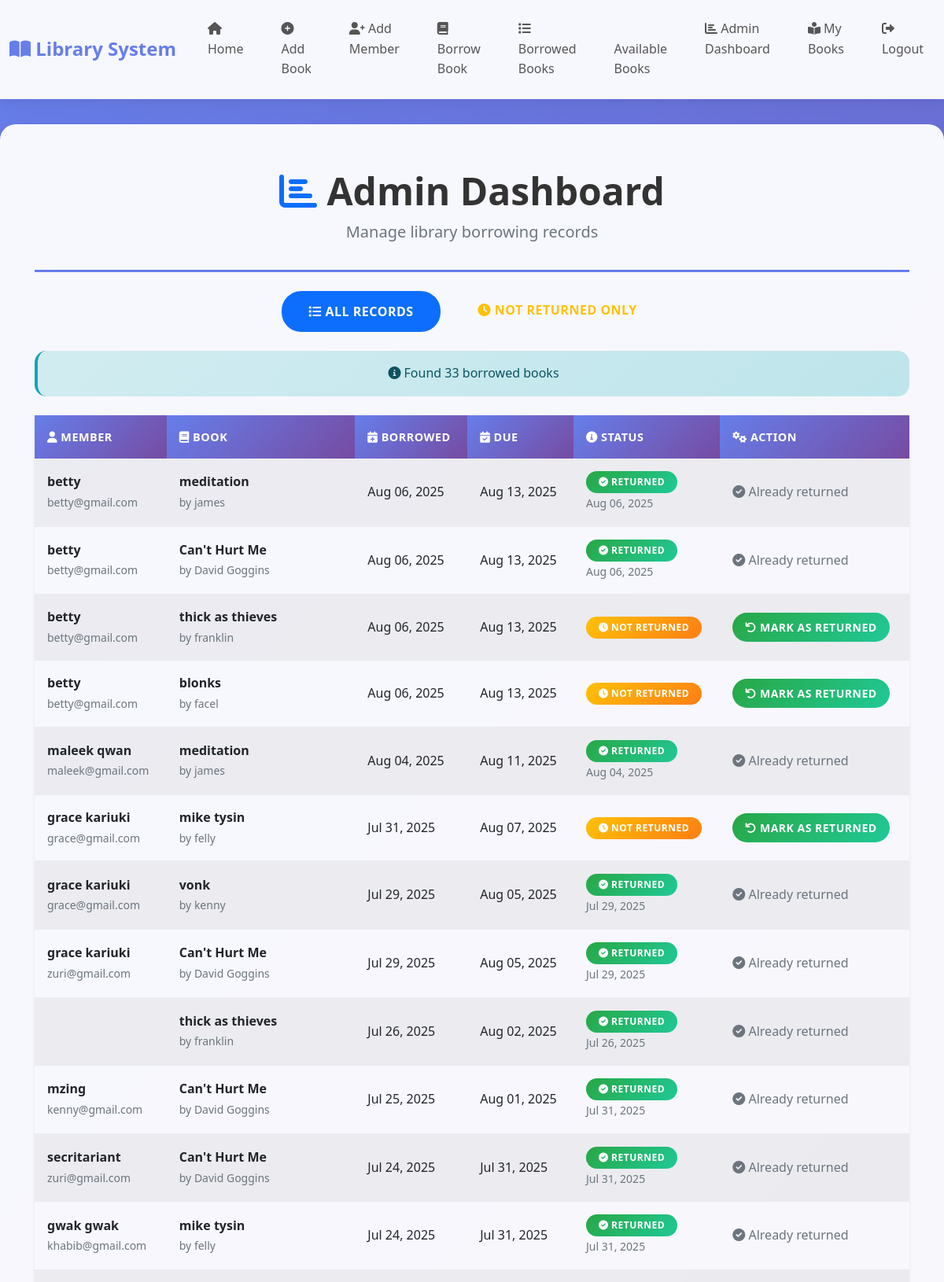
/admin-dashboard/ (signed in, upper part), run on the app's committed database.
### library_app/models.py (models this page shows, shortened)
class BorrowedBook(models.Model):
    member=models.ForeignKey(Member,on_delete=models.CASCADE)
    user=models.ForeignKey(User,on_delete=models.CASCADE,null=True, blank=True)
    book=models.ForeignKey(Book,on_delete=models.CASCADE)
    borrowdate=models.DateField(auto_now_add=True)
    returndate=models.DateField(null=True, blank=True)
    is_returned=models.BooleanField(default=False)
    due_date = models.DateTimeField(default=default_due_date, null=False)

class Member(models.Model):
    user = models.OneToOneField(User, on_delete=models.CASCADE, null=True, blank=True)
    fullname=models.CharField(max_length=255)
    email=models.EmailField()
    phonenumber=models.CharField(max_length=13,validators=[RegexValidator(r'^\+?\d{10,13}$',message='Enter a valid phone number(10-13digits)')],)
    registration_date=models.DateField(auto_now_add=True)

class Book(models.Model):
    title=models.CharField(max_length=255)
    author=models.CharField(max_length=255)
    total_copies=models.PositiveIntegerField(validators=[minvalidator(0)], default=0)
    available_copies=models.PositiveIntegerField(validators=[minvalidator(0)], default=0)
    date_added=models.DateField(auto_now_add=True)

### library_app/views.py (the view)
# urls.py: path('admin-dashboard/', views.admin_dashboard, name='admin_dashboard'),
@staff_member_required
def admin_dashboard(request):
    filter_type = request.GET.get('filter')
    if filter_type == 'not_returned':
        borrowed_books = BorrowedBook.objects.select_related('member', 'book').filter(is_returned=False).order_by('-borrowdate')
    else:
        borrowed_books = BorrowedBook.objects.select_related('member', 'book').order_by('-borrowdate')
    print(f"Admin dashboard - Total books: {borrowed_books.count()}")
    print(f"Admin dashboard - Not returned: {BorrowedBook.objects.filter(is_returned=False).count()}")
    for book in borrowed_books:
        print(f"Admin - Book: {book.book.title}, Member: {book.member.fullname}, Is returned: {book.is_returned}")
    if not borrowed_books:
        messages.info(request, "No borrowed books found.")
    return render(request, 'admin_dashboard.html', {'borrowed_books': borrowed_books, 'now': timezone.now(), 'filter_type': filter_type})

### library_app/templates/admin_dashboard.html (shortened to what this page needs)
{% extends 'base.html' %}
{% block content %}
<div class="container py-4">
    <div class="page-header mb-4 text-center">
        <h1 class="display-5"><i class="fas fa-chart-bar text-primary"></i> Admin Dashboard</h1>
        <p class="lead text-muted">Manage library borrowing records</p>
    </div>
    <div class="d-flex justify-content-center gap-3 mb-4">
        <a href="{% url 'admin_dashboard' %}" class="btn btn-outline-primary {% if not filter_type %}active{% endif %}">
            <i class="fas fa-list"></i> All Records
        </a>
        <a href="{% url 'admin_dashboard' %}?filter=not_returned" class="btn btn-outline-warning {% if filter_type == 'not_returned' %}active{% endif %}">
            <i class="fas fa-clock"></i> Not Returned Only
        </a>
    </div>
    {% if borrowed_books %}
        <div class="alert alert-info text-center">
            <i class="fas fa-info-circle"></i> Found {{ borrowed_books|length }} borrowed books
        </div>
        <div class="table-responsive shadow-sm">
            <table class="table table-striped align-middle">
                <thead class="table-dark">
                    <tr>
                        <th><i class="fas fa-user"></i> Member</th>
                        <th><i class="fas fa-book"></i> Book</th>
                        <th><i class="fas fa-calendar-plus"></i> Borrowed</th>
                        <th><i class="fas fa-calendar-check"></i> Due</th>
                        <th><i class="fas fa-info-circle"></i> Status</th>
                        <th><i class="fas fa-cogs"></i> Action</th>
                    </tr>
                </thead>
                <tbody>
                    {% for record in borrowed_books %}
                        <tr>
                            <td>
                                <strong>{{ record.member.fullname }}</strong><br>
                                <small class="text-muted">{{ record.member.email }}</small>
                            </td>
                            <td>
                                <strong>{{ record.book.title }}</strong><br>
                                <small class="text-muted">by {{ record.book.author }}</small>
                            </td>
                            <td>{{ record.borrowdate|date:"M d, Y" }}</td>
                            <td>{{ record.due_date|date:"M d, Y" }}</td>
                            <td>
                                {% if record.is_returned %}
                                    <span class="badge bg-success">
                                        <i class="fas fa-check-circle"></i> Returned
                                    </span><br>
                                    <small class="text-muted">{{ record.returndate|date:"M d, Y" }}</small>
                                {% else %}
                                    <span class="badge bg-warning">
                                        <i class="fas fa-clock"></i> Not Returned
                                    </span>
                                {% endif %}
                            </td>
                            <td>
                                {% if not record.is_returned %}
                                    <form method="post" action="{% url 'mark_as_returned' record.id %}" class="d-inline">
                                        <button type="submit" class="btn btn-sm btn-success" onclick="return confirm('Mark as returned?')">
                                            <i class="fas fa-undo"></i> Mark as Returned
                                        </button>
                                    </form>
                                {% else %}
                                    <span class="text-muted">
                                        <i class="fas fa-check-circle"></i> Already returned
                                    </span>
                                {% endif %}
                            </td>
                        </tr>
                    {% endfor %}
                </tbody>
            </table>
        </div>
    {% else %}
        <div class="alert alert-info text-center">
            <i class="fas fa-info-circle"></i> No borrowed books found.
        </div>
    {% endif %}
</div>
{% endblock %}

### library_app/static/css/style.css (style rules this page uses)
* { margin: 0; padding: 0; box-sizing: border-box; }
body { font-family: 'Segoe UI', Tahoma, Geneva, Verdana, sans-serif; background: linear-gradient(135deg, #667eea 0%, #764ba2 100%); min-height: 100vh; color: #333; line-height: 1.6; }
.page-header { text-align: center; margin-bottom: 2rem; padding-bottom: 1rem; border-bottom: 3px solid #667eea; }
.page-header h1, .page-header h2 { color: #333; font-weight: 700; margin-bottom: 0.5rem; }
.btn { border-radius: 25px; padding: 0.75rem 2rem; font-weight: 600; text-transform: uppercase; letter-spacing: 0.5px; transition: all 0.3s ease; border: none; cursor: pointer; text-decoration: none; display: inline-block; text-align: center; }
.btn-outline-primary { background: transparent; border: 2px solid #667eea; color: #667eea; }
.btn-success { background: linear-gradient(135deg, #28a745, #20c997); color: white; }
.btn-sm { padding: 0.5rem 1rem; font-size: 0.875rem; }
.table { margin-bottom: 0; border-collapse: separate; border-spacing: 0; }
.table thead th { background: linear-gradient(135deg, #667eea, #764ba2); color: white; border: none; padding: 1rem; font-weight: 600; text-transform: uppercase; letter-spacing: 0.5px; font-size: 0.9rem; }
.table tbody tr { transition: all 0.3s ease; }
.table tbody td { padding: 1rem; border-bottom: 1px solid #e9ecef; vertical-align: middle; }
.badge { padding: 0.5rem 1rem; border-radius: 20px; font-weight: 600; text-transform: uppercase; letter-spacing: 0.5px; font-size: 0.75rem; }
.badge.bg-success { background: linear-gradient(135deg, #28a745, #20c997) !important; }
.badge.bg-warning { background: linear-gradient(135deg, #ffc107, #fd7e14) !important; color: white !important; }
.alert { border: none; border-radius: 15px; padding: 1rem 1.5rem; margin-bottom: 1.5rem; font-weight: 500; }
.alert-info { background: linear-gradient(135deg, #d1ecf1, #bee5eb); color: #0c5460; border-left: 4px solid #17a2b8; }

### library_app/templates/base.html (style rules this page uses)
body { background-color: #f4f4f4; }

### data on the page
BorrowedBook: member.fullname "betty", member.email "betty@gmail.com", book "meditation", book.author "james", borrowdate "Aug 06, 2025", due_date "Aug 13, 2025", returndate "Aug 06, 2025", is_returned True (drawn)
BorrowedBook: member.fullname "betty", member.email "betty@gmail.com", book "Can't Hurt Me", book.author "David Goggins", borrowdate "Aug 06, 2025", due_date "Aug 13, 2025", returndate "Aug 06, 2025", is_returned True (drawn)
BorrowedBook: member.fullname "betty", member.email "betty@gmail.com", book "thick as thieves", book.author "franklin", borrowdate "Aug 06, 2025", due_date "Aug 13, 2025", is_returned False (drawn)
BorrowedBook: member.fullname "betty", member.email "betty@gmail.com", book "blonks", book.author "facel", borrowdate "Aug 06, 2025", due_date "Aug 13, 2025", is_returned False (drawn)
BorrowedBook: member.fullname "maleek qwan", member.email "maleek@gmail.com", book "meditation", book.author "james", borrowdate "Aug 04, 2025", due_date "Aug 11, 2025", returndate "Aug 04, 2025", is_returned True (drawn)
BorrowedBook: member.fullname "grace kariuki", member.email "grace@gmail.com", book "mike tysin", book.author "felly", borrowdate "Jul 31, 2025", due_date "Aug 07, 2025", is_returned False (drawn)
BorrowedBook: member.fullname "grace kariuki", member.email "grace@gmail.com", book "vonk", book.author "kenny", borrowdate "Jul 29, 2025", due_date "Aug 05, 2025", returndate "Jul 29, 2025", is_returned True (drawn)
BorrowedBook: member.fullname "grace kariuki", member.email "zuri@gmail.com", book "Can't Hurt Me", book.author "David Goggins", borrowdate "Jul 29, 2025", due_date "Aug 05, 2025", returndate "Jul 29, 2025", is_returned True (drawn)
BorrowedBook: book "thick as thieves", book.author "franklin", borrowdate "Jul 26, 2025", due_date "Aug 02, 2025", returndate "Jul 26, 2025", is_returned True (drawn)
BorrowedBook: member.fullname "mzing", member.email "kenny@gmail.com", book "Can't Hurt Me", book.author "David Goggins", borrowdate "Jul 25, 2025", due_date "Aug 01, 2025", returndate "Jul 31, 2025", is_returned True (drawn)
BorrowedBook: member.fullname "secritariant", member.email "zuri@gmail.com", book "Can't Hurt Me", book.author "David Goggins", borrowdate "Jul 24, 2025", due_date "Jul 31, 2025", returndate "Jul 31, 2025", is_returned True (drawn)
BorrowedBook: member.fullname "gwak gwak", member.email "khabib@gmail.com", book "mike tysin", book.author "felly", borrowdate "Jul 24, 2025", due_date "Jul 31, 2025", returndate "Jul 31, 2025", is_returned True (drawn)

### other printed values
{{ borrowed_books|length }} "33"
